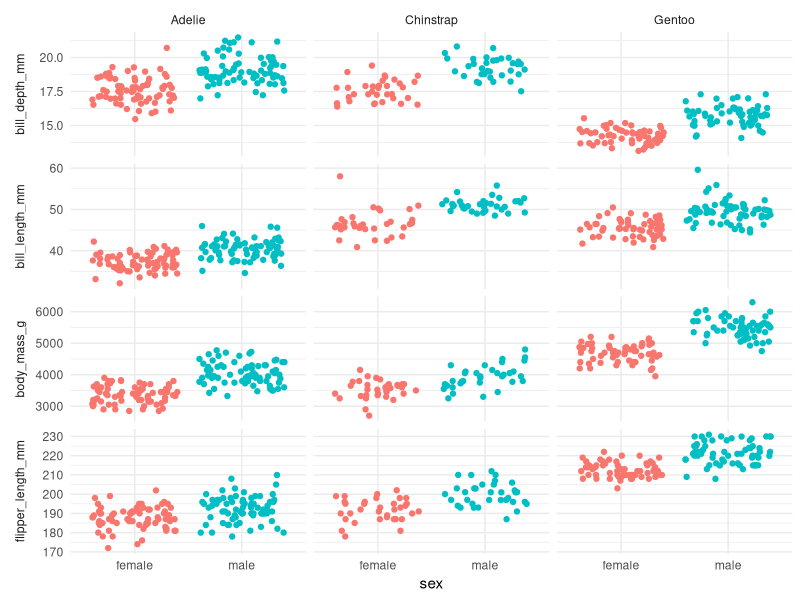
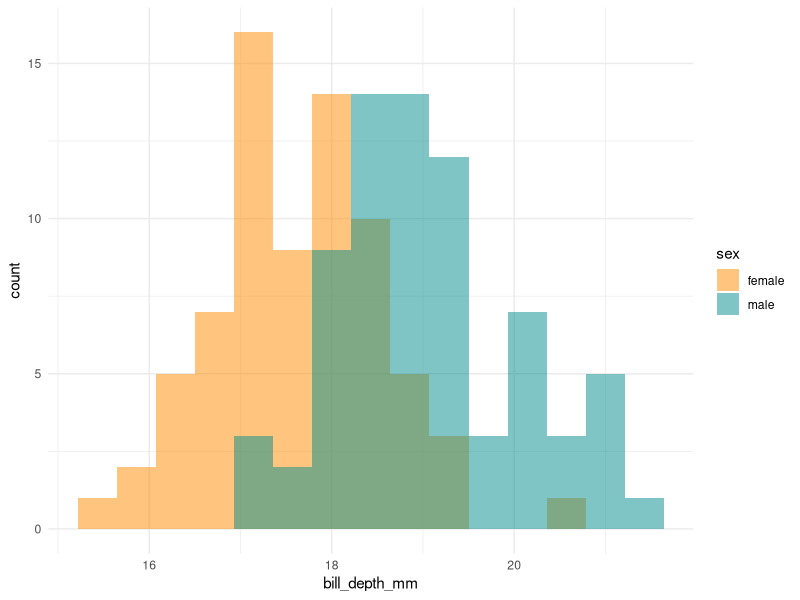
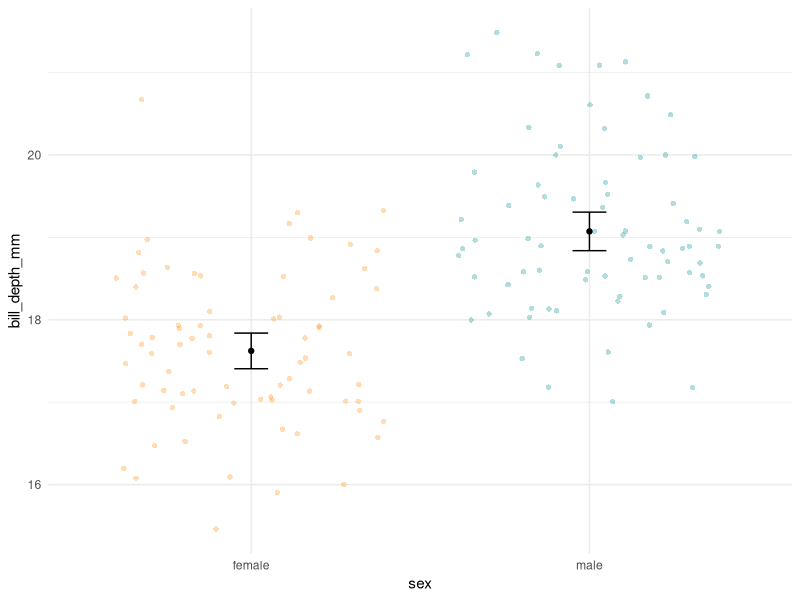

Here is the R script that generated these plots, in order:
## ---- chunk 1
# install.packages("palmerpenguins")
## ---- chunk 2
library(tidyverse)
library(palmerpenguins)
## ---- chunk 3
data("penguins")
## ---- chunk 4
head(penguins)
## ---- chunk 5
str(penguins)
## ---- chunk 6
penguins %>% 
  select(
    species,
    sex,
    bill_length_mm, 
    bill_depth_mm, 
    flipper_length_mm, 
    body_mass_g
  ) %>% 
  pivot_longer(
    col = where(is.numeric),
    names_to = "variable", 
    values_to = "value"
  ) %>% 
  filter(complete.cases(.)) %>% 
  ggplot(mapping = aes(x = sex, y = value)) +
  geom_jitter(aes(color = sex)) +
  facet_grid(variable ~ species, scales = "free_y", switch = "y") +
  labs(y = NULL) +
  guides(color = "none") +
  theme_minimal() +
  theme(strip.placement = "outside")
## ---- chunk 7
adelie_bill_depth <-
  penguins %>% 
  filter(species == "Adelie") %>% 
  select(sex, bill_depth_mm) %>% 
  filter(complete.cases(.)) %>% 
  print()
## ---- chunk 8
adelie_bill_depth %>% 
  ggplot(aes(x = bill_depth_mm)) +
  geom_histogram(
    aes(fill = sex), 
    bins = 15, 
    alpha = 0.5, 
    position = "identity"
  ) +
  scale_fill_manual(values = c("darkorange","cyan4")) +
  theme_minimal()
## ---- chunk 9
adelie_bill_depth_summary <-
  adelie_bill_depth %>% 
  group_by(sex) %>% 
  summarize(
    n = n(),
    mean = mean(bill_depth_mm),
    sd = sd(bill_depth_mm),
    sem = sd/sqrt(n),
    upper = mean + 1.96 * sem,
    lower = mean - 1.96 * sem
  ) %>% 
  print()
## ---- chunk 10
adelie_bill_depth %>% 
  ggplot(aes(x = sex, y = bill_depth_mm)) +
  geom_jitter(aes(color = sex), 
              shape = 16, alpha = 0.3, width = 0.4) +
  geom_errorbar(aes(y = mean, ymax = upper, ymin = lower), 
                data = adelie_bill_depth_summary, width = .1) +
  geom_point(aes(y = mean), 
             data = adelie_bill_depth_summary) +
  scale_color_manual(values = c("darkorange","cyan4")) +
  theme_minimal() +
  guides(color = "none")
## ---- chunk 11
ttest_results <- t.test(formula = bill_depth_mm ~ sex, data = adelie_bill_depth)
ttest_results
